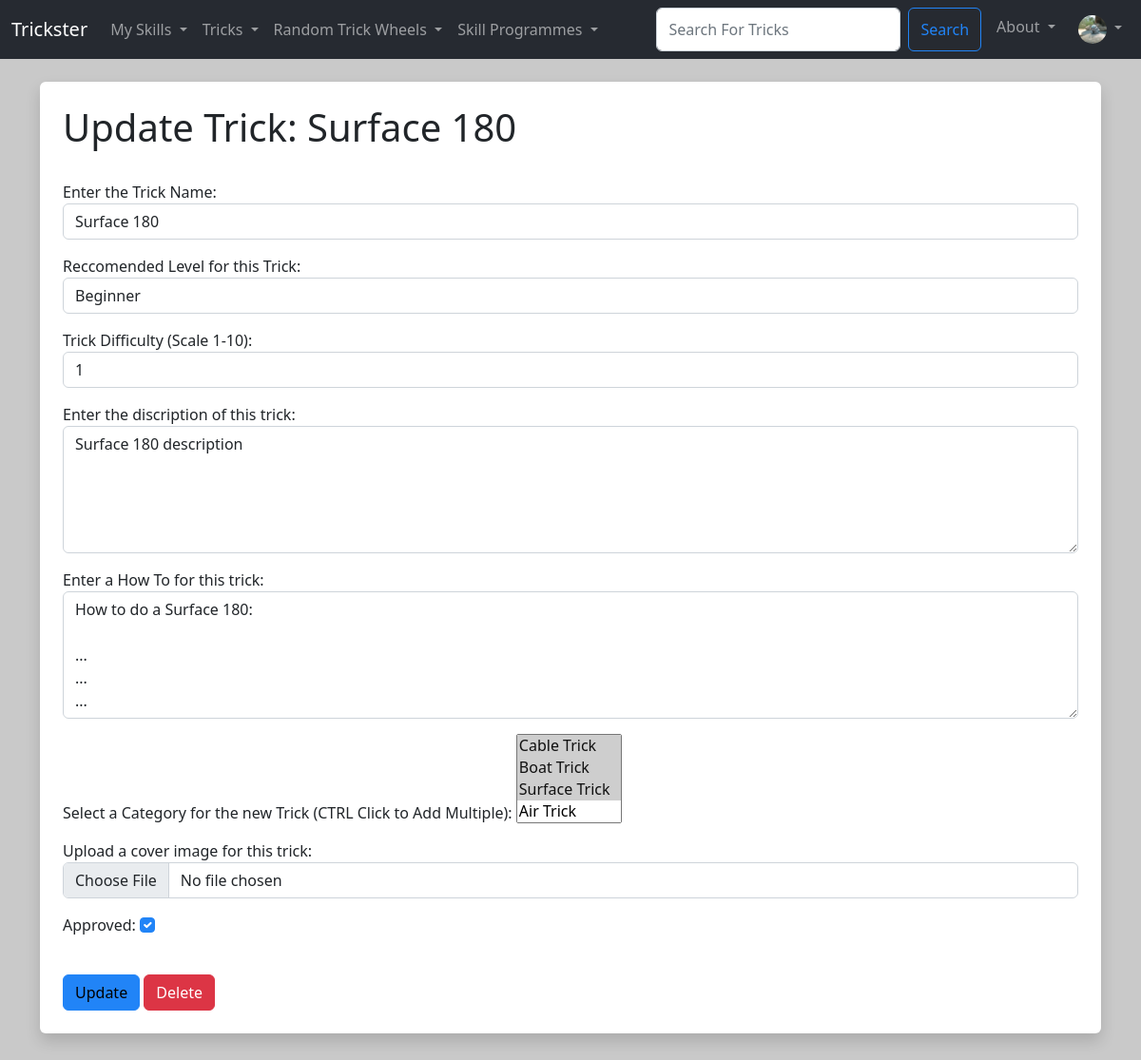
Screenshot of /update_trick/37 (signed in) with the database file from the repository.
### Users/models.py (models this page shows, shortened)
class Trickster_User(AbstractBaseUser, PermissionsMixin):
  UserID = models.AutoField(primary_key=True)
  Email = models.EmailField(('Email Address'), unique=True)
  Username = models.CharField(('Username'),max_length=25, unique=True)
  FirstName = models.CharField(('First Name'),max_length=25)
  LastName = models.CharField(('Last Name'),max_length=25)
  DateOfJoining = models.DateField(default=timezone.now)
  is_staff = models.BooleanField(default=False)
  is_active = models.BooleanField(default=True)
  objects = CustomUserManager()
  USERNAME_FIELD = 'Email'
  REQUIRED_FIELDS = ['Username', 'FirstName', 'LastName']

class User_Profile(models.Model):
  User = models.OneToOneField(Trickster_User, on_delete=models.CASCADE)
  ProfilePhoto = models.ImageField(null=True, blank=True, upload_to="images/profile")
  Bio = models.TextField(blank=True)
  SkillLevel = models.ForeignKey(SkillLevel, default=get_default_skill_level, blank=True, null=True, on_delete=models.CASCADE)
  UserDifficultyLevel = models.PositiveIntegerField(default=1, null=True, validators=[MinValueValidator(1), MaxValueValidator(10)])
  UserLevelProgress = models.PositiveIntegerField(default=1, validators=[MinValueValidator(1), MaxValueValidator(100)])
  LearnedTricks = models.ManyToManyField(Trick, related_name='learned_trick', blank=True)
  SavedTricks = models.ManyToManyField(Trick, related_name='saved_trick', blank=True)
  CurrentlyLearningProgrammes = models.ManyToManyField(Trick_Programme, related_name='currently_learning_programme', blank=True)
  CompletedProgrammes = models.ManyToManyField(Trick_Programme, related_name='completed_programme', blank=True)
  CompletedLessons = models.ManyToManyField(Programme_Lesson, related_name='completed_lessons', blank=True)
  SavedProgrammes = models.ManyToManyField(Trick_Programme, related_name='saved_programme', blank=True)
  Follows =  models.ManyToManyField('self', related_name='followed_by', symmetrical=False, blank=True)

### TricksterMain/models.py (models this page shows, shortened)
class Trick (models.Model):
  TrickID = models.AutoField(primary_key=True)
  TrickName = models.CharField(max_length=25)
  TrickDiscription = models.TextField(blank=True)
  TrickHowTo = models.TextField(blank=True)
  TrickRecLevel = models.ForeignKey(SkillLevel, blank=True, null=True, on_delete=models.CASCADE)
  TrickDifficulty = models.PositiveIntegerField(null=True, validators=[MinValueValidator(1), MaxValueValidator(10)])
  TrickImg = models.ImageField(null=True, blank=True, upload_to="images/")
  TrickCategory = models.ManyToManyField(Category, related_name='trick_category_tags', blank=True)
  approved = models.BooleanField('Approved', default=False)
  def __str__(self):
    return self.TrickName

### TricksterMain/views.py (the view)
# urls.py: path('update_trick/<trick_id>', views.update_trick, name='update-trick'),
@permission_required('trick.change_trick', login_url='home')
def update_trick(request, trick_id):
  trick = Trick.objects.get(pk=trick_id)
  form = TrickForm(request.POST or None, request.FILES or None, instance=trick)
  if form.is_valid():
    form.save()
    messages.success(request, ("Trick Updated Successfuly!"))
    return HttpResponseRedirect('/trick_list')
  return render(request, 'main/update_trick.html', {'trick':trick, 'form':form})

### TricksterMain/models.py (called while the page is built)
  def __str__(self):
    return self.SkillLevelName

  def __str__(self):
    return self.CategoryName

### TricksterMain/templates/main/update_trick.html (shortened to what this page needs)
{% extends 'main/base.html' %}
{% block content  %}
  <div class="shadow  p-4 mb-5 bg-body rounded">
    <h1>Update Trick: {{ trick }}</h1>
    <form action="" method=POST enctype="multipart/form-data">
    {% for feild in form %}
      <p>
        {{ feild.label_tag }}
        {{ feild}}
      </p>
    {% endfor %}
    <input type="submit" value="Update" class="btn btn-primary">
    <a href="{% url 'delete-trick' trick.TrickID %}" class="btn btn-danger">Delete</a>
    </form>
  </div>
{% endblock %}

### TricksterMain/templates/components/navbar.html (shortened to what this page needs)
{% load static %}
<nav class="navbar navbar-expand-lg navbar-dark bg-tricksterdark">
  <div class="container-fluid">
    <a class="navbar-brand" href="{%url 'home'%}">Trickster</a>
    <div class="collapse navbar-collapse" id="navbarSupportedContent">
      <ul class="navbar-nav me-auto mb-2 mb-lg-0">
        <li class="nav-item dropdown">
          <a class="nav-link dropdown-toggle" href="#" id="mySkillsDropdown" role="button" data-bs-toggle="dropdown" aria-expanded="false">
            My Skills
          </a>
        </li>
        <li class="nav-item dropdown">
          <a class="nav-link dropdown-toggle" href="#" id="tricksDropdown" role="button" data-bs-toggle="dropdown" aria-expanded="false">
            Tricks
          </a>
        </li>
        <li class="nav-item dropdown">
          <a class="nav-link dropdown-toggle" href="#" id="randomDropdown" role="button" data-bs-toggle="dropdown" aria-expanded="false">
            Random Trick Wheels
          </a>
        </li>
        <li class="nav-item dropdown">
          <a class="nav-link dropdown-toggle" href="#" id="tricksDropdown" role="button" data-bs-toggle="dropdown" aria-expanded="false">
            Skill Programmes
          </a>
        </li>
      </ul>
      <div class="navbar-nav ml-auto gap-2">
        <form class="d-flex" method="POST" action="{% url 'search-trick' %}">
          <input class="form-control me-2 input-sm" type="search" placeholder="Search For Tricks" aria-label="Search" name="trick_searched">
          <button class="btn btn-outline-primary" type="submit">Search</button>
        </form>
        <li class="nav-item dropdown">
          <a class="nav-link dropdown-toggle" href="#" id="tricksDropdown" role="button" data-bs-toggle="dropdown" aria-expanded="false">
            About
          </a>
        </li>
        {% if user.is_authenticated %}
        <li class="nav-item dropdown">
          <a class="nav-link dropdown-toggle" href="#" id="navbarScrollingDropdown" role="button" data-bs-toggle="dropdown" aria-expanded="false">
            {% if request.user.user_profile.ProfilePhoto %}
              <img
              class="rounded-circle"
              height="30"
              src="{{ request.user.user_profile.ProfilePhoto.url }}"
              alt="User Profile Image"
              />
            {% endif %}
          </a>
        </li>
        {% else %}
          <li class="nav-item">
            <a class="nav-link" href="{%url 'login'%}">Login</a>
          </li>
        {% endif %}
      </div>
    </div>
  </div>
</nav>

### TricksterMain/templates/main/base.html (style rules this page uses)
body { background: #c9c9c9 }

### rows the page displays
Trickster_User: user.user_profile.ProfilePhoto (picture)
Trick: TrickName "Surface 180", form "Surface 180" "Beginner" "1" "Surface 180 description" "How to do a Surface 180: ... ... ..." "☑"

### other values shown
{{ feild.label_tag }} "Enter the Trick Name:" "Reccomended Level for this Trick:" "Trick Difficulty (Scale 1-10):" "Enter the discription of this trick:" "Enter a How To for this trick:" "Select a Category for the new Trick (CTRL Click to Add Multiple):" "Upload a cover image for this trick:" "Approved:"
